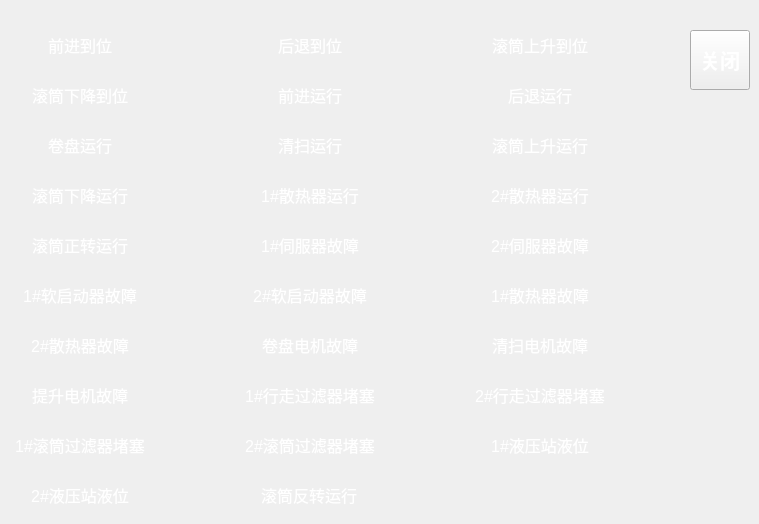
   <widget class="QWidget" name="tab_2">
    <attribute name="title">
     <string>设备状态</string>
    </attribute>
    <widget class="QPushButton" name="closePushButton2">
     <property name="geometry">
      <rect>
       <x>690</x>
       <y>30</y>
       <width>60</width>
       <height>60</height>
      </rect>
     </property>
     <property name="font">
      <font>
       <pointsize>15</pointsize>
       <weight>75</weight>
       <bold>true</bold>
      </font>
     </property>
     <property name="styleSheet">
      <string notr="true">color: rgb(255, 255, 255);</string>
     </property>
     <property name="text">
      <string>关闭</string>
     </property>
    </widget>
    <widget class="QLabel" name="label_18">
     <property name="geometry">
      <rect>
       <x>470</x>
       <y>30</y>
       <width>140</width>
       <height>30</height>
      </rect>
     </property>
     <property name="font">
      <font>
       <pointsize>12</pointsize>
      </font>
     </property>
     <property name="styleSheet">
      <string notr="true">color: rgb(255, 255, 255);
background-image: url(:/pic/field_bg.png);</string>
     </property>
     <property name="text">
      <string>滚筒上升到位</string>
     </property>
     <property name="alignment">
      <set>Qt::AlignCenter</set>
     </property>
    </widget>
    <widget class="QLabel" name="label_21">
     <property name="geometry">
      <rect>
       <x>470</x>
       <y>180</y>
       <width>140</width>
       <height>30</height>
      </rect>
     </property>
     <property name="font">
      <font>
       <pointsize>12</pointsize>
      </font>
     </property>
     <property name="styleSheet">
      <string notr="true">color: rgb(255, 255, 255);
background-image: url(:/pic/field_bg.png);</string>
     </property>
     <property name="text">
      <string>2#散热器运行</string>
     </property>
     <property name="alignment">
      <set>Qt::AlignCenter</set>
     </property>
    </widget>
    <widget class="QLabel" name="label_9">
     <property name="geometry">
      <rect>
       <x>240</x>
       <y>30</y>
       <width>140</width>
       <height>30</height>
      </rect>
     </property>
     <property name="font">
      <font>
       <pointsize>12</pointsize>
      </font>
     </property>
     <property name="styleSheet">
      <string notr="true">color: rgb(255, 255, 255);
background-image: url(:/pic/field_bg.png);</string>
     </property>
     <property name="text">
      <string>后退到位</string>
     </property>
     <property name="alignment">
      <set>Qt::AlignCenter</set>
     </property>
    </widget>
    <widget class="QLabel" name="FPJ_ROLLER_B_label">
     <property name="geometry">
      <rect>
       <x>630</x>
       <y>80</y>
       <width>35</width>
       <height>35</height>
      </rect>
     </property>
     <property name="styleSheet">
      <string notr="true">background-image: url(:/pic/wheel_run.png);</string>
     </property>
     <property name="text">
      <string/>
     </property>
    </widget>
    <widget class="QLabel" name="FPJ_ROLLER_R_IN_PLACE_label">
     <property name="geometry">
      <rect>
       <x>630</x>
       <y>30</y>
       <width>35</width>
       <height>35</height>
      </rect>
     </property>
     <property name="styleSheet">
      <string notr="true">background-image: url(:/pic/wheel_run.png);</string>
     </property>
     <property name="text">
      <string/>
     </property>
    </widget>
    <widget class="QLabel" name="FPJ_ROLLER_D_IN_PLACE_label">
     <property name="geometry">
      <rect>
       <x>170</x>
       <y>80</y>
       <width>35</width>
       <height>35</height>
      </rect>
     </property>
     <property name="styleSheet">
      <string notr="true">background-image: url(:/pic/wheel_run.png);</string>
     </property>
     <property name="text">
      <string/>
     </property>
    </widget>
    <widget class="QLabel" name="FPJ_SPOOL_RUN_label">
     <property name="geometry">
      <rect>
       <x>170</x>
       <y>130</y>
       <width>35</width>
       <height>35</height>
      </rect>
     </property>
     <property name="styleSheet">
      <string notr="true">background-image: url(:/pic/wheel_run.png);</string>
     </property>
     <property name="text">
      <string/>
     </property>
    </widget>
    <widget class="QLabel" name="label_19">
     <property name="geometry">
      <rect>
       <x>470</x>
       <y>80</y>
       <width>140</width>
       <height>30</height>
      </rect>
     </property>
     <property name="font">
      <font>
       <pointsize>12</pointsize>
      </font>
     </property>
     <property name="styleSheet">
      <string notr="true">color: rgb(255, 255, 255);
background-image: url(:/pic/field_bg.png);</string>
     </property>
     <property name="text">
      <string>后退运行</string>
     </property>
     <property name="alignment">
      <set>Qt::AlignCenter</set>
     </property>
    </widget>
    <widget class="QLabel" name="FPJ_SERVO_2_FAULT_label">
     <property name="geometry">
      <rect>
       <x>630</x>
       <y>230</y>
       <width>35</width>
       <height>35</height>
      </rect>
     </property>
     <property name="styleSheet">
      <string notr="true">background-image: url(:/pic/wheel_run.png);</string>
     </property>
     <property name="text">
      <string/>
     </property>
    </widget>
    <widget class="QLabel" name="FPJ_F_IN_PLACE_label">
     <property name="geometry">
      <rect>
       <x>170</x>
       <y>30</y>
       <width>35</width>
       <height>35</height>
      </rect>
     </property>
     <property name="styleSheet">
      <string notr="true">background-image: url(:/pic/wheel_run.png);</string>
     </property>
     <property name="text">
      <string/>
     </property>
    </widget>
    <widget class="QLabel" name="label_10">
     <property name="geometry">
      <rect>
       <x>240</x>
       <y>80</y>
       <width>140</width>
       <height>30</height>
      </rect>
     </property>
     <property name="font">
      <font>
       <pointsize>12</pointsize>
      </font>
     </property>
     <property name="styleSheet">
      <string notr="true">color: rgb(255, 255, 255);
background-image: url(:/pic/field_bg.png);</string>
     </property>
     <property name="text">
      <string>前进运行</string>
     </property>
     <property name="alignment">
      <set>Qt::AlignCenter</set>
     </property>
    </widget>
    <widget class="QLabel" name="label_20">
     <property name="geometry">
      <rect>
       <x>470</x>
       <y>130</y>
       <width>140</width>
       <height>30</height>
      </rect>
     </property>
     <property name="font">
      <font>
       <pointsize>12</pointsize>
      </font>
     </property>
     <property name="styleSheet">
      <string notr="true">color: rgb(255, 255, 255);
background-image: url(:/pic/field_bg.png);</string>
     </property>
     <property name="text">
      <string>滚筒上升运行</string>
     </property>
     <property name="alignment">
      <set>Qt::AlignCenter</set>
     </property>
    </widget>
    <widget class="QLabel" name="label_28">
     <property name="geometry">
      <rect>
       <x>10</x>
       <y>30</y>
       <width>140</width>
       <height>30</height>
      </rect>
     </property>
     <property name="font">
      <font>
       <pointsize>12</pointsize>
      </font>
     </property>
     <property name="styleSheet">
      <string notr="true">color: rgb(255, 255, 255);
background-image: url(:/pic/field_bg.png);</string>
     </property>
     <property name="text">
      <string>前进到位</string>
     </property>
     <property name="alignment">
      <set>Qt::AlignCenter</set>
     </property>
    </widget>
    <widget class="QLabel" name="label_11">
     <property name="geometry">
      <rect>
       <x>240</x>
       <y>130</y>
       <width>140</width>
       <height>30</height>
      </rect>
     </property>
     <property name="font">
      <font>
       <pointsize>12</pointsize>
      </font>
     </property>
     <property name="styleSheet">
      <string notr="true">color: rgb(255, 255, 255);
background-image: url(:/pic/field_bg.png);</string>
     </property>
     <property name="text">
      <string>清扫运行</string>
     </property>
     <property name="alignment">
      <set>Qt::AlignCenter</set>
     </property>
    </widget>
    <widget class="QLabel" name="FPJ_COOLER_2_RUN_label">
     <property name="geometry">
      <rect>
       <x>630</x>
       <y>180</y>
       <width>35</width>
       <height>35</height>
      </rect>
     </property>
     <property name="styleSheet">
      <string notr="true">background-image: url(:/pic/wheel_run.png);</string>
     </property>
     <property name="text">
      <string/>
     </property>
    </widget>
    <widget class="QLabel" name="FPJ_ROLLER_D_label">
     <property name="geometry">
      <rect>
       <x>170</x>
       <y>180</y>
       <width>35</width>
       <height>35</height>
      </rect>
     </property>
     <property name="styleSheet">
      <string notr="true">background-image: url(:/pic/wheel_run.png);</string>
     </property>
     <property name="text">
      <string/>
     </property>
    </widget>
    <widget class="QLabel" name="FPJ_SWEEPING_label">
     <property name="geometry">
      <rect>
       <x>400</x>
       <y>130</y>
       <width>35</width>
       <height>35</height>
      </rect>
     </property>
     <property name="styleSheet">
      <string notr="true">background-image: url(:/pic/wheel_run.png);</string>
     </property>
     <property name="text">
      <string/>
     </property>
    </widget>
    <widget class="QLabel" name="FPJ_ROLLER_R_label">
     <property name="geometry">
      <rect>
       <x>630</x>
       <y>130</y>
       <width>35</width>
       <height>35</height>
      </rect>
     </property>
     <property name="styleSheet">
      <string notr="true">background-image: url(:/pic/wheel_run.png);</string>
     </property>
     <property name="text">
      <string/>
     </property>
    </widget>
    <widget class="QLabel" name="label_22">
     <property name="geometry">
      <rect>
       <x>470</x>
       <y>230</y>
       <width>140</width>
       <height>30</height>
      </rect>
     </property>
     <property name="font">
      <font>
       <pointsize>12</pointsize>
      </font>
     </property>
     <property name="styleSheet">
      <string notr="true">color: rgb(255, 255, 255);
background-image: url(:/pic/field_bg.png);</string>
     </property>
     <property name="text">
      <string>2#伺服器故障</string>
     </property>
     <property name="alignment">
      <set>Qt::AlignCenter</set>
     </property>
    </widget>
    <widget class="QLabel" name="label_12">
     <property name="geometry">
      <rect>
       <x>240</x>
       <y>180</y>
       <width>140</width>
       <height>30</height>
      </rect>
     </property>
     <property name="font">
      <font>
       <pointsize>12</pointsize>
      </font>
     </property>
     <property name="styleSheet">
      <string notr="true">color: rgb(255, 255, 255);
background-image: url(:/pic/field_bg.png);</string>
     </property>
     <property name="text">
      <string>1#散热器运行</string>
     </property>
     <property name="alignment">
      <set>Qt::AlignCenter</set>
     </property>
    </widget>
    <widget class="QLabel" name="label_31">
     <property name="geometry">
      <rect>
       <x>10</x>
       <y>180</y>
       <width>140</width>
       <height>30</height>
      </rect>
     </property>
     <property name="font">
      <font>
       <pointsize>12</pointsize>
      </font>
     </property>
     <property name="styleSheet">
      <string notr="true">color: rgb(255, 255, 255);
background-image: url(:/pic/field_bg.png);</string>
     </property>
     <property name="text">
      <string>滚筒下降运行</string>
     </property>
     <property name="alignment">
      <set>Qt::AlignCenter</set>
     </property>
    </widget>
    <widget class="QLabel" name="label_29">
     <property name="geometry">
      <rect>
       <x>10</x>
       <y>80</y>
       <width>140</width>
       <height>30</height>
      </rect>
     </property>
     <property name="font">
      <font>
       <pointsize>12</pointsize>
      </font>
     </property>
     <property name="styleSheet">
      <string notr="true">color: rgb(255, 255, 255);
background-image: url(:/pic/field_bg.png);</string>
     </property>
     <property name="text">
      <string>滚筒下降到位</string>
     </property>
     <property name="alignment">
      <set>Qt::AlignCenter</set>
     </property>
    </widget>
    <widget class="QLabel" name="FPJ_B_IN_PLACE_label">
     <property name="geometry">
      <rect>
       <x>400</x>
       <y>30</y>
       <width>35</width>
       <height>35</height>
      </rect>
     </property>
     <property name="styleSheet">
      <string notr="true">background-image: url(:/pic/wheel_run.png);</string>
     </property>
     <property name="text">
      <string/>
     </property>
    </widget>
    <widget class="QLabel" name="FPJ_COOLER_1_RUN_label">
     <property name="geometry">
      <rect>
       <x>400</x>
       <y>180</y>
       <width>35</width>
       <height>35</height>
      </rect>
     </property>
     <property name="styleSheet">
      <string notr="true">background-image: url(:/pic/wheel_run.png);</string>
     </property>
     <property name="text">
      <string/>
     </property>
    </widget>
    <widget class="QLabel" name="label_30">
     <property name="geometry">
      <rect>
       <x>10</x>
       <y>130</y>
       <width>140</width>
       <height>30</height>
      </rect>
     </property>
     <property name="font">
      <font>
       <pointsize>12</pointsize>
      </font>
     </property>
     <property name="styleSheet">
      <string notr="true">color: rgb(255, 255, 255);
background-image: url(:/pic/field_bg.png);</string>
     </property>
     <property name="text">
      <string>卷盘运行</string>
     </property>
     <property name="alignment">
      <set>Qt::AlignCenter</set>
     </property>
    </widget>
    <widget class="QLabel" name="FPJ_ROLLER_F_label">
     <property name="geometry">
      <rect>
       <x>400</x>
       <y>80</y>
       <width>35</width>
       <height>35</height>
      </rect>
     </property>
     <property name="styleSheet">
      <string notr="true">background-image: url(:/pic/wheel_run.png);</string>
     </property>
     <property name="text">
      <string/>
     </property>
    </widget>
    <widget class="QLabel" name="label_24">
     <property name="geometry">
      <rect>
       <x>10</x>
       <y>230</y>
       <width>140</width>
       <height>30</height>
      </rect>
     </property>
     <property name="font">
      <font>
       <pointsize>12</pointsize>
      </font>
     </property>
     <property name="styleSheet">
      <string notr="true">color: rgb(255, 255, 255);
background-image: url(:/pic/field_bg.png);</string>
     </property>
     <property name="text">
      <string>滚筒正转运行</string>
     </property>
     <property name="alignment">
      <set>Qt::AlignCenter</set>
     </property>
    </widget>
    <widget class="QLabel" name="FPJ_ROLLER_CORO_RUN_label">
     <property name="geometry">
      <rect>
       <x>170</x>
       <y>230</y>
       <width>35</width>
       <height>35</height>
      </rect>
     </property>
     <property name="styleSheet">
      <string notr="true">background-image: url(:/pic/wheel_run.png);</string>
     </property>
     <property name="text">
      <string/>
     </property>
    </widget>
    <widget class="QLabel" name="label_25">
     <property name="geometry">
      <rect>
       <x>240</x>
       <y>230</y>
       <width>140</width>
       <height>30</height>
      </rect>
     </property>
     <property name="font">
      <font>
       <pointsize>12</pointsize>
      </font>
     </property>
     <property name="styleSheet">
      <string notr="true">color: rgb(255, 255, 255);
background-image: url(:/pic/field_bg.png);</string>
     </property>
     <property name="text">
      <string>1#伺服器故障</string>
     </property>
     <property name="alignment">
      <set>Qt::AlignCenter</set>
     </property>
    </widget>
    <widget class="QLabel" name="FPJ_SERVO_1_FAULT_label">
     <property name="geometry">
      <rect>
       <x>400</x>
       <y>230</y>
       <width>35</width>
       <height>35</height>
      </rect>
     </property>
     <property name="styleSheet">
      <string notr="true">background-image: url(:/pic/wheel_run.png);</string>
     </property>
     <property name="text">
      <string/>
     </property>
    </widget>
    <widget class="QLabel" name="label_26">
     <property name="geometry">
      <rect>
       <x>10</x>
       <y>280</y>
       <width>140</width>
       <height>30</height>
      </rect>
     </property>
     <property name="font">
      <font>
       <pointsize>12</pointsize>
      </font>
     </property>
     <property name="styleSheet">
      <string notr="true">color: rgb(255, 255, 255);
background-image: url(:/pic/field_bg.png);</string>
     </property>
     <property name="text">
      <string>1#软启动器故障</string>
     </property>
     <property name="alignment">
      <set>Qt::AlignCenter</set>
     </property>
    </widget>
    <widget class="QLabel" name="label_27">
     <property name="geometry">
      <rect>
       <x>240</x>
       <y>280</y>
       <width>140</width>
       <height>30</height>
      </rect>
     </property>
     <property name="font">
      <font>
       <pointsize>12</pointsize>
      </font>
     </property>
     <property name="styleSheet">
      <string notr="true">color: rgb(255, 255, 255);
background-image: url(:/pic/field_bg.png);</string>
     </property>
     <property name="text">
      <string>2#软启动器故障</string>
     </property>
     <property name="alignment">
      <set>Qt::AlignCenter</set>
     </property>
    </widget>
    <widget class="QLabel" name="label_32">
     <property name="geometry">
      <rect>
       <x>470</x>
       <y>280</y>
       <width>140</width>
       <height>30</height>
      </rect>
     </property>
     <property name="font">
      <font>
       <pointsize>12</pointsize>
      </font>
     </property>
     <property name="styleSheet">
      <string notr="true">color: rgb(255, 255, 255);
background-image: url(:/pic/field_bg.png);</string>
     </property>
     <property name="text">
      <string>1#散热器故障</string>
     </property>
     <property name="alignment">
      <set>Qt::AlignCenter</set>
     </property>
    </widget>
    <widget class="QLabel" name="FPJ_SB_2_FAULT_label">
     <property name="geometry">
      <rect>
       <x>400</x>
       <y>280</y>
       <width>35</width>
       <height>35</height>
      </rect>
     </property>
     <property name="styleSheet">
      <string notr="true">background-image: url(:/pic/wheel_run.png);</string>
     </property>
     <property name="text">
      <string/>
     </property>
    </widget>
    <widget class="QLabel" name="FPJ_COOLER_1_FAULT_label">
     <property name="geometry">
      <rect>
       <x>630</x>
       <y>280</y>
       <width>35</width>
       <height>35</height>
      </rect>
     </property>
     <property name="styleSheet">
      <string notr="true">background-image: url(:/pic/wheel_run.png);</string>
     </property>
     <property name="text">
      <string/>
     </property>
    </widget>
    <widget class="QLabel" name="FPJ_SB_1_FAULT_label">
     <property name="geometry">
      <rect>
       <x>170</x>
       <y>280</y>
       <width>35</width>
       <height>35</height>
      </rect>
     </property>
     <property name="styleSheet">
      <string notr="true">background-image: url(:/pic/wheel_run.png);</string>
     </property>
     <property name="text">
      <string/>
     </property>
    </widget>
    <widget class="QLabel" name="label_33">
     <property name="geometry">
      <rect>
       <x>10</x>
       <y>330</y>
       <width>140</width>
       <height>30</height>
      </rect>
     </property>
     <property name="font">
      <font>
       <pointsize>12</pointsize>
      </font>
     </property>
     <property name="styleSheet">
      <string notr="true">color: rgb(255, 255, 255);
background-image: url(:/pic/field_bg.png);</string>
     </property>
     <property name="text">
      <string>2#散热器故障</string>
     </property>
     <property name="alignment">
      <set>Qt::AlignCenter</set>
     </property>
    </widget>
    <widget class="QLabel" name="label_34">
     <property name="geometry">
      <rect>
       <x>240</x>
       <y>330</y>
       <width>140</width>
       <height>30</height>
      </rect>
     </property>
     <property name="font">
      <font>
       <pointsize>12</pointsize>
      </font>
     </property>
     <property name="styleSheet">
      <string notr="true">color: rgb(255, 255, 255);
background-image: url(:/pic/field_bg.png);</string>
     </property>
     <property name="text">
      <string>卷盘电机故障</string>
     </property>
     <property name="alignment">
      <set>Qt::AlignCenter</set>
     </property>
    </widget>
    <widget class="QLabel" name="label_35">
     <property name="geometry">
      <rect>
       <x>470</x>
       <y>330</y>
       <width>140</width>
       <height>30</height>
      </rect>
     </property>
     <property name="font">
      <font>
       <pointsize>12</pointsize>
      </font>
     </property>
     <property name="styleSheet">
      <string notr="true">color: rgb(255, 255, 255);
background-image: url(:/pic/field_bg.png);</string>
     </property>
     <property name="text">
      <string>清扫电机故障</string>
     </property>
     <property name="alignment">
      <set>Qt::AlignCenter</set>
     </property>
    </widget>
    <widget class="QLabel" name="FPJ_SPOOL_FAULT_label">
     <property name="geometry">
      <rect>
       <x>400</x>
       <y>330</y>
       <width>35</width>
       <height>35</height>
      </rect>
     </property>
     <property name="styleSheet">
      <string notr="true">background-image: url(:/pic/wheel_run.png);</string>
     </property>
     <property name="text">
      <string/>
     </property>
    </widget>
    <widget class="QLabel" name="FPJ_SWEEPING_EM_FAULT_label">
     <property name="geometry">
      <rect>
       <x>630</x>
       <y>330</y>
       <width>35</width>
       <height>35</height>
      </rect>
     </property>
     <property name="styleSheet">
      <string notr="true">background-image: url(:/pic/wheel_run.png);</string>
     </property>
     <property name="text">
      <string/>
     </property>
    </widget>
    <widget class="QLabel" name="FPJ_COOLER_2_FAULT_label">
     <property name="geometry">
      <rect>
       <x>170</x>
       <y>330</y>
       <width>35</width>
       <height>35</height>
      </rect>
     </property>
     <property name="styleSheet">
      <string notr="true">background-image: url(:/pic/wheel_run.png);</string>
     </property>
     <property name="text">
      <string/>
     </property>
    </widget>
    <widget class="QLabel" name="label_36">
     <property name="geometry">
      <rect>
       <x>10</x>
       <y>380</y>
       <width>140</width>
       <height>30</height>
      </rect>
     </property>
     <property name="font">
      <font>
       <pointsize>12</pointsize>
      </font>
     </property>
     <property name="styleSheet">
      <string notr="true">color: rgb(255, 255, 255);
background-image: url(:/pic/field_bg.png);</string>
     </property>
     <property name="text">
      <string>提升电机故障</string>
     </property>
     <property name="alignment">
      <set>Qt::AlignCenter</set>
     </property>
    </widget>
    <widget class="QLabel" name="label_37">
     <property name="geometry">
      <rect>
       <x>240</x>
       <y>380</y>
       <width>140</width>
       <height>30</height>
      </rect>
     </property>
     <property name="font">
      <font>
       <pointsize>12</pointsize>
      </font>
     </property>
     <property name="styleSheet">
      <string notr="true">color: rgb(255, 255, 255);
background-image: url(:/pic/field_bg.png);</string>
     </property>
     <property name="text">
      <string>1#行走过滤器堵塞</string>
     </property>
     <property name="alignment">
      <set>Qt::AlignCenter</set>
     </property>
    </widget>
    <widget class="QLabel" name="label_38">
     <property name="geometry">
      <rect>
       <x>470</x>
       <y>380</y>
       <width>140</width>
       <height>30</height>
      </rect>
     </property>
     <property name="font">
      <font>
       <pointsize>12</pointsize>
      </font>
     </property>
     <property name="styleSheet">
      <string notr="true">color: rgb(255, 255, 255);
background-image: url(:/pic/field_bg.png);</string>
     </property>
     <property name="text">
      <string>2#行走过滤器堵塞</string>
     </property>
     <property name="alignment">
      <set>Qt::AlignCenter</set>
     </property>
    </widget>
    <widget class="QLabel" name="FPJ_WF_1_BLOCKING_label">
     <property name="geometry">
      <rect>
       <x>400</x>
       <y>380</y>
       <width>35</width>
       <height>35</height>
      </rect>
     </property>
     <property name="styleSheet">
      <string notr="true">background-image: url(:/pic/wheel_run.png);</string>
     </property>
     <property name="text">
      <string/>
     </property>
    </widget>
    <widget class="QLabel" name="FPJ_WF_2_BLOCKING_label">
     <property name="geometry">
      <rect>
       <x>630</x>
       <y>380</y>
       <width>35</width>
       <height>35</height>
      </rect>
     </property>
     <property name="styleSheet">
      <string notr="true">background-image: url(:/pic/wheel_run.png);</string>
     </property>
     <property name="text">
      <string/>
     </property>
    </widget>
    <widget class="QLabel" name="FPJ_LIFTING_EM_FAULT_label">
     <property name="geometry">
      <rect>
       <x>170</x>
       <y>380</y>
       <width>35</width>
       <height>35</height>
      </rect>
     </property>
     <property name="styleSheet">
      <string notr="true">background-image: url(:/pic/wheel_run.png);</string>
     </property>
     <property name="text">
      <string/>
     </property>
    </widget>
    <widget class="QLabel" name="label_39">
     <property name="geometry">
      <rect>
       <x>10</x>
       <y>430</y>
       <width>140</width>
       <height>30</height>
      </rect>
     </property>
     <property name="font">
      <font>
       <pointsize>12</pointsize>
      </font>
     </property>
     <property name="styleSheet">
      <string notr="true">color: rgb(255, 255, 255);
background-image: url(:/pic/field_bg.png);</string>
     </property>
     <property name="text">
      <string>1#滚筒过滤器堵塞</string>
     </property>
     <property name="alignment">
      <set>Qt::AlignCenter</set>
     </property>
    </widget>
    <widget class="QLabel" name="label_40">
     <property name="geometry">
      <rect>
       <x>240</x>
       <y>430</y>
       <width>140</width>
       <height>30</height>
      </rect>
     </property>
     <property name="font">
      <font>
       <pointsize>12</pointsize>
      </font>
     </property>
     <property name="styleSheet">
      <string notr="true">color: rgb(255, 255, 255);
background-image: url(:/pic/field_bg.png);</string>
     </property>
     <property name="text">
      <string>2#滚筒过滤器堵塞</string>
     </property>
     <property name="alignment">
      <set>Qt::AlignCenter</set>
     </property>
    </widget>
    <widget class="QLabel" name="label_41">
     <property name="geometry">
      <rect>
       <x>470</x>
       <y>430</y>
       <width>140</width>
       <height>30</height>
      </rect>
     </property>
     <property name="font">
      <font>
       <pointsize>12</pointsize>
      </font>
     </property>
     <property name="styleSheet">
      <string notr="true">color: rgb(255, 255, 255);
background-image: url(:/pic/field_bg.png);</string>
     </property>
     <property name="text">
      <string>1#液压站液位</string>
     </property>
     <property name="alignment">
      <set>Qt::AlignCenter</set>
     </property>
    </widget>
    <widget class="QLabel" name="FPJ_RF_2_BLOCKING_label">
     <property name="geometry">
      <rect>
       <x>400</x>
       <y>430</y>
       <width>35</width>
       <height>35</height>
      </rect>
     </property>
     <property name="styleSheet">
      <string notr="true">background-image: url(:/pic/wheel_run.png);</string>
     </property>
     <property name="text">
      <string/>
     </property>
    </widget>
    <widget class="QLabel" name="FPJ_HS_1_LEVEL_label">
     <property name="geometry">
      <rect>
       <x>630</x>
       <y>430</y>
       <width>35</width>
       <height>35</height>
      </rect>
     </property>
     <property name="styleSheet">
      <string notr="true">background-image: url(:/pic/wheel_run.png);</string>
     </property>
     <property name="text">
      <string/>
     </property>
    </widget>
    <widget class="QLabel" name="FPJ_RF_1_BLOCKING_label">
     <property name="geometry">
      <rect>
       <x>170</x>
       <y>430</y>
       <width>35</width>
       <height>35</height>
      </rect>
     </property>
     <property name="styleSheet">
      <string notr="true">background-image: url(:/pic/wheel_run.png);</string>
     </property>
     <property name="text">
      <string/>
     </property>
    </widget>
    <widget class="QLabel" name="label_42">
     <property name="geometry">
      <rect>
       <x>10</x>
       <y>480</y>
       <width>140</width>
       <height>30</height>
      </rect>
     </property>
     <property name="font">
      <font>
       <pointsize>12</pointsize>
      </font>
     </property>
     <property name="styleSheet">
      <string notr="true">color: rgb(255, 255, 255);
background-image: url(:/pic/field_bg.png);</string>
     </property>
     <property name="text">
      <string>2#液压站液位</string>
     </property>
     <property name="alignment">
      <set>Qt::AlignCenter</set>
     </property>
    </widget>
    <widget class="QLabel" name="FPJ_HS_2_LEVEL_label">
     <property name="geometry">
      <rect>
       <x>170</x>
       <y>480</y>
       <width>35</width>
       <height>35</height>
      </rect>
     </property>
     <property name="styleSheet">
      <string notr="true">background-image: url(:/pic/wheel_run.png);</string>
     </property>
     <property name="text">
      <string/>
     </property>
    </widget>
    <widget class="QLabel" name="label_43">
     <property name="geometry">
      <rect>
       <x>239</x>
       <y>480</y>
       <width>140</width>
       <height>30</height>
      </rect>
     </property>
     <property name="font">
      <font>
       <pointsize>12</pointsize>
      </font>
     </property>
     <property name="styleSheet">
      <string notr="true">color: rgb(255, 255, 255);
background-image: url(:/pic/field_bg.png);</string>
     </property>
     <property name="text">
      <string>滚筒反转运行</string>
     </property>
     <property name="alignment">
      <set>Qt::AlignCenter</set>
     </property>
    </widget>
    <widget class="QLabel" name="FPJ_ROLLER_INVE_RUN_label">
     <property name="geometry">
      <rect>
       <x>400</x>
       <y>480</y>
       <width>35</width>
       <height>35</height>
      </rect>
     </property>
     <property name="styleSheet">
      <string notr="true">background-image: url(:/pic/wheel_run.png);</string>
     </property>
     <property name="text">
      <string/>
     </property>
    </widget>
   </widget>
